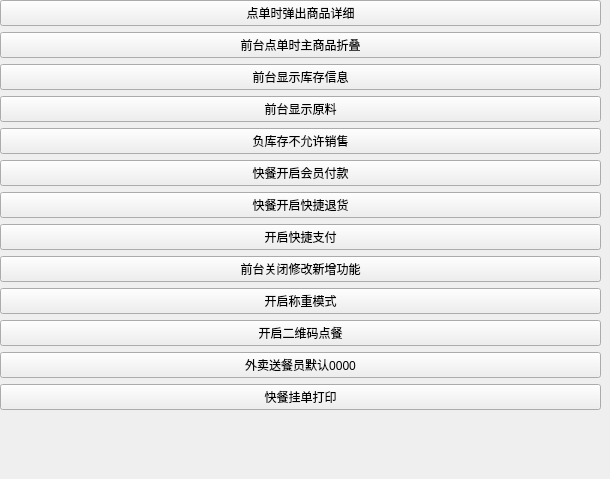
          <widget class="QWidget" name="page_4">
           <widget class="QWidget" name="layoutWidget">
            <property name="geometry">
             <rect>
              <x>0</x>
              <y>0</y>
              <width>601</width>
              <height>470</height>
             </rect>
            </property>
            <layout class="QVBoxLayout" name="verticalLayout_4" stretch="0,0,0,0,0,0,0,0,0,0,0,0,0,1">
             <item>
              <widget class="checkbox_phonestyle" name="checkBox_6">
               <property name="text">
                <string>点单时弹出商品详细</string>
               </property>
              </widget>
             </item>
             <item>
              <widget class="checkbox_phonestyle" name="checkBox_19">
               <property name="text">
                <string>前台点单时主商品折叠</string>
               </property>
              </widget>
             </item>
             <item>
              <widget class="checkbox_phonestyle" name="checkBox_16">
               <property name="text">
                <string>前台显示库存信息</string>
               </property>
              </widget>
             </item>
             <item>
              <widget class="checkbox_phonestyle" name="checkBox_ingredient">
               <property name="text">
                <string>前台显示原料</string>
               </property>
              </widget>
             </item>
             <item>
              <widget class="checkbox_phonestyle" name="checkBox_17">
               <property name="text">
                <string>负库存不允许销售</string>
               </property>
              </widget>
             </item>
             <item>
              <widget class="checkbox_phonestyle" name="checkBox_kuaican_mpay">
               <property name="text">
                <string>快餐开启会员付款</string>
               </property>
              </widget>
             </item>
             <item>
              <widget class="checkbox_phonestyle" name="checkBox_kuaican_tuihuo">
               <property name="text">
                <string>快餐开启快捷退货</string>
               </property>
              </widget>
             </item>
             <item>
              <widget class="checkbox_phonestyle" name="checkBox_quickpay">
               <property name="text">
                <string>开启快捷支付</string>
               </property>
              </widget>
             </item>
             <item>
              <widget class="checkbox_phonestyle" name="checkBox_qt_forbide_change_new">
               <property name="text">
                <string>前台关闭修改新增功能</string>
               </property>
              </widget>
             </item>
             <item>
              <widget class="checkbox_phonestyle" name="checkBox_scale_led_mode">
               <property name="text">
                <string>开启称重模式</string>
               </property>
              </widget>
             </item>
             <item>
              <widget class="checkbox_phonestyle" name="checkBox_qr_code_order_mode">
               <property name="text">
                <string>开启二维码点餐</string>
               </property>
              </widget>
             </item>
             <item>
              <widget class="checkbox_phonestyle" name="checkBox">
               <property name="text">
                <string>外卖送餐员默认0000</string>
               </property>
              </widget>
             </item>
             <item>
              <widget class="checkbox_phonestyle" name="checkBox_kuaicanprint_on_hang">
               <property name="text">
                <string>快餐挂单打印</string>
               </property>
              </widget>
             </item>
             <item>
              <spacer name="verticalSpacer">
               <property name="orientation">
                <enum>Qt::Vertical</enum>
               </property>
               <property name="sizeHint" stdset="0">
                <size>
                 <width>20</width>
                 <height>40</height>
                </size>
               </property>
              </spacer>
             </item>
            </layout>
           </widget>
          </widget>
